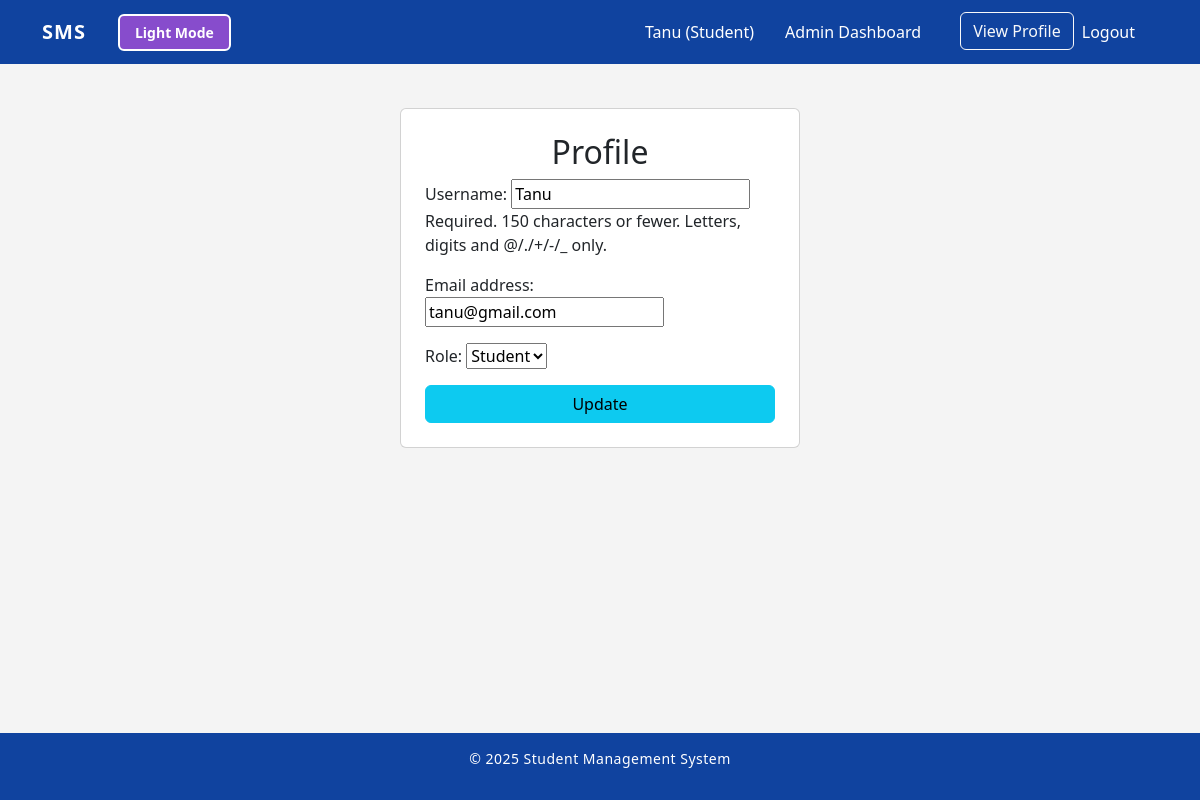
Before: /profile/ (signed in) with the older database file.
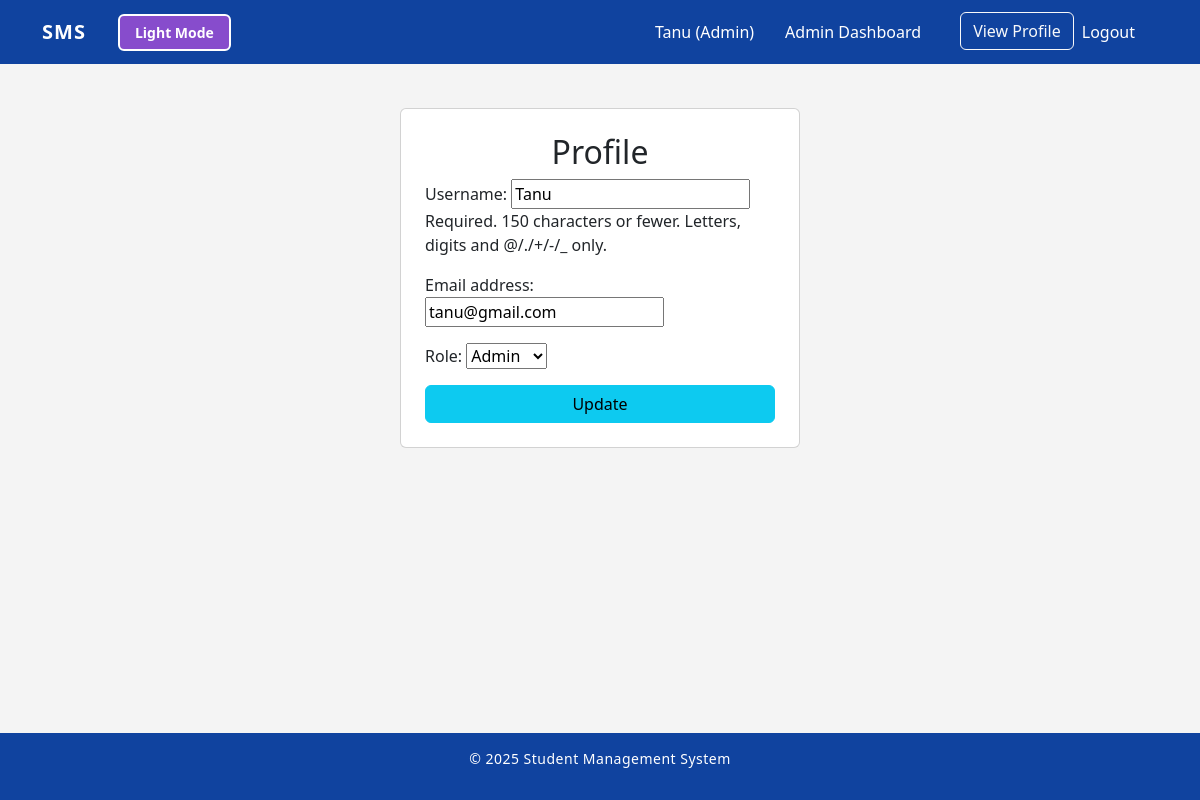
After: the same page with the newer database file.
### users/models.py (models this page shows, shortened)
class User(AbstractUser):
    ROLE_CHOICES = (
        ('admin', 'Admin'),
        ('teacher', 'Teacher'),
        ('student', 'Student'),
        ('parent', 'Parent'),
    )
    role = models.CharField(max_length=10, choices=ROLE_CHOICES, default='student')

### users/views.py (the view)
# urls.py: path('profile/', profile, name='profile'),
@login_required
def profile(request):
    if request.method == 'POST':
        form = UserUpdateForm(request.POST, instance=request.user)
        if form.is_valid():
            form.save()
            return redirect('profile')
    else:
        form = UserUpdateForm(instance=request.user)
    return render(request, 'profile.html', {'form': form})

### users/forms.py
class UserUpdateForm(forms.ModelForm):
    class Meta:
        model = User
        fields = ['username', 'email', 'role']

### templates/profile.html (shortened to what this page needs)
{% extends "base.html" %}
{% block content %}
<div class="card mx-auto p-4" style="max-width: 400px;">
    <h2 class="text-center">Profile</h2>
    <form method="POST">
        {{ form.as_p }}
        <button class="btn btn-info w-100" type="submit">Update</button>
    </form>
</div>
{% endblock %}

### templates/base.html (shortened to what this page needs)
<!DOCTYPE html>
<html lang="en">
<head>
    <link rel="stylesheet" href="https://cdnjs.cloudflare.com/ajax/libs/bootstrap/5.3.0/css/bootstrap.min.css">
</head>
<body>
    <nav class="navbar navbar-expand-lg">
        <div class="container">
            <a class="navbar-brand" href="{% url 'home' %}">SMS</a>
            <button id="themeToggle" class="btn theme-toggle ms-3">Light Mode</button>
            <div class="collapse navbar-collapse" id="navbarNav">
                <ul class="navbar-nav ms-auto">
                    {% if user.is_authenticated %}
                        <li class="nav-item">
                            <a class="nav-link" href="#">{{ user.username }} ({{ user.role|title }})</a>
                        </li>
                        {% if user.is_superuser %}
                            <li class="nav-item">
                                <a class="nav-link" href="{% url 'dashboard' %}">Admin Dashboard</a>
                            </li>
                        {% elif user.role == 'teacher' %}
                            <li class="nav-item">
                                <a class="nav-link" href="{% url 'teacher_dashboard' %}">Teacher Dashboard</a>
                            </li>
                        {% elif user.role == 'student' %}
                            <li class="nav-item">
                                <a class="nav-link" href="{% url 'student_dashboard' %}">Student Dashboard</a>
                            </li>
                        {% elif user.role == 'parent' %}
                            <li class="nav-item">
                                <a class="nav-link" href="{% url 'parent_dashboard' %}">Parent Dashboard</a>
                            </li>
                        {% endif %}
                        <li class="nav-item">
                            <a class="btn btn-outline-light ms-3" href="{% url 'profile' %}">View Profile</a>
                        </li>
                        <li class="nav-item">
                            <a class="nav-link" href="{% url 'logout' %}">Logout</a>
                        </li>
                    {% else %}
                        <li class="nav-item"><a class="nav-link" href="{% url 'login' %}">Login</a></li>
                        <li class="nav-item"><a class="nav-link" href="{% url 'register' %}">Sign Up</a></li>
                    {% endif %}
                </ul>
                </div>
        </div>
    </nav>
    <div class="container mt-4 content">
        {% block content %}{% endblock %}
    </div>
    <footer class="footer">
        <p>&copy; 2025 Student Management System</p>
    </footer>
</body>
</html>

### templates/base.html (style rules this page uses)
:root { --primary: #10439F; --secondary: #874CCC; --accent: #F27BBD; --bg-light: #F4F4F4; --bg-dark: #121212; --text-dark: #333; --text-light: #fff; }
body { display: flex; flex-direction: column; min-height: 100vh; background-color: var(--bg-light); color: var(--text-dark); transition: background 0.3s ease, color 0.3s ease; }
.content { flex: 1; padding: 20px; }
.navbar { background-color: var(--primary); padding: 12px 20px; }
.navbar-brand { font-weight: bold; letter-spacing: 1px; color: var(--text-light); }
.navbar-nav .nav-link { font-weight: 500; margin-right: 15px; color: var(--text-light); transition: color 0.3s ease; }
.footer { background-color: var(--primary); color: var(--text-light); text-align: center; padding: 15px; font-size: 14px; font-weight: 500; letter-spacing: 0.5px; margin-top: auto; }
.theme-toggle { background: var(--secondary); border: 2px solid var(--text-light); padding: 6px 15px; font-size: 14px; font-weight: bold; color: var(--text-light); transition: all 0.3s ease; }

Changed rows visible on the page:
changed User "Tanu": role "Student" → "Admin"
